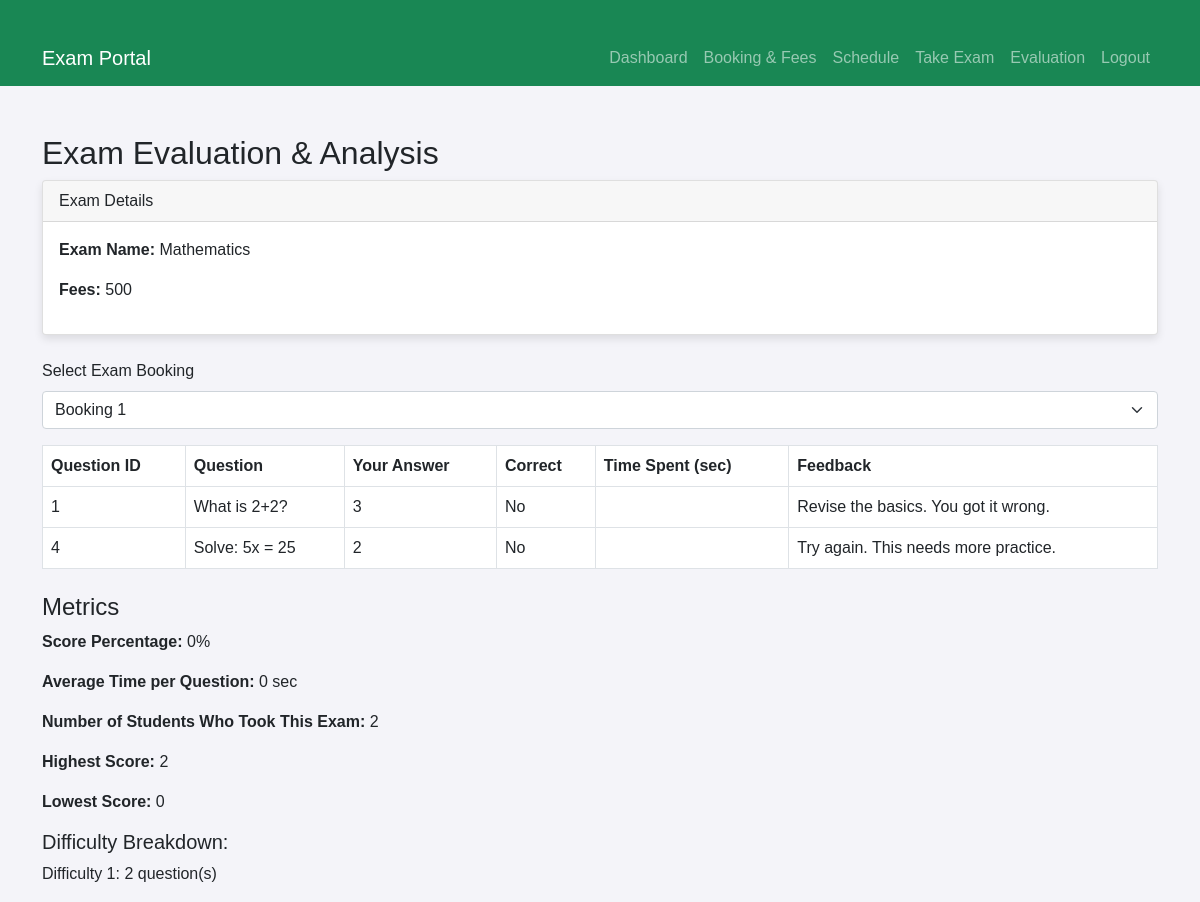
The app's page /pages/evaluation.php?bookingID=4 (signed in) with its own data.
### tables this page shows
CREATE TABLE
    exam (
        Exam_ID BIGINT PRIMARY key auto_increment NOT NULL,
        name VARCHAR(25) NOT NULL,
        fees INT (10) NOT NULL DEFAULT 0
    );

CREATE TABLE
    exam_results (
        result_ID BIGINT PRIMARY KEY AUTO_INCREMENT,
        booking_ID INT NOT NULL,
        QID INT NOT NULL,
        selected_option INT DEFAULT NULL,
        is_correct BOOLEAN DEFAULT NULL,
        start_time DATETIME NOT NULL DEFAULT CURRENT_TIMESTAMP,
        end_time DATETIME DEFAULT NULL,
        FOREIGN KEY (booking_ID) REFERENCES takes_exam (booking_ID) ON DELETE CASCADE,
        FOREIGN KEY (QID) REFERENCES questions (QID) ON DELETE CASCADE
    );

CREATE TABLE
    questions (
        QID INT NOT NULL PRIMARY key AUTO_INCREMENT,
        question text NOT NULL,
        difficulty INT NOT NULL,
        option1 text NOT NULL,
        option2 text NOT NULL,
        option3 text NOT NULL,
        option4 text NOT NULL,
        correct_option INT NOT NULL
    );

### pages/evaluation.php (the view, shortened to what this page needs)
<?php
require_once '../include/dbh.inc.php';
$roll = $_SESSION['roll'];
$stmt = $pdo->prepare("SELECT booking_ID, Exam_ID FROM takes_exam WHERE Roll_number = ? AND end_time IS NOT NULL ORDER BY booking_ID DESC");
$stmt->execute([$roll]);
$bookings = $stmt->fetchAll(PDO::FETCH_ASSOC);
$selectedBookingID = isset($_GET['bookingID']) ? $_GET['bookingID'] : $bookings[0]['booking_ID'];
$stmt = $pdo->prepare("SELECT Exam_ID FROM takes_exam WHERE booking_ID = ?");
$stmt->execute([$selectedBookingID]);
$examData = $stmt->fetch(PDO::FETCH_ASSOC);
$examID = $examData['Exam_ID'];
$stmt = $pdo->prepare("SELECT * FROM exam WHERE Exam_ID = ?");
$stmt->execute([$examID]);
$examDetails = $stmt->fetch(PDO::FETCH_ASSOC);
$stmt = $pdo->prepare("
    SELECT er.QID, q.question, er.selected_option, er.is_correct,
           TIMESTAMPDIFF(SECOND, er.start_time, er.end_time) AS time_spent,
           IFNULL(f.feedback_text, '') AS feedback_text, q.difficulty
    FROM exam_results er
    JOIN questions q ON er.QID = q.QID
    LEFT JOIN feedback f ON er.booking_ID = f.booking_ID AND er.QID = f.QID
    WHERE er.booking_ID = ?
");
$stmt->execute([$selectedBookingID]);
$results = $stmt->fetchAll(PDO::FETCH_ASSOC);
$totalQuestions = count($results);
$correctCount = 0;
$totalTime = 0;
$difficultyCounts = [];
foreach ($results as $row) {
    $totalTime += $row['time_spent'];
    $diff = $row['difficulty'];
    if (!isset($difficultyCounts[$diff])) {
        $difficultyCounts[$diff] = 0;
    }
    $difficultyCounts[$diff]++;
}
$scorePercentage = $totalQuestions > 0 ? round(($correctCount / $totalQuestions) * 100, 2) : 0;
$avgTimePerQuestion = $totalQuestions > 0 ? round($totalTime / $totalQuestions, 2) : 0;
$stmt = $pdo->prepare("SELECT COUNT(DISTINCT Roll_number) FROM takes_exam WHERE Exam_ID = ? AND end_time IS NOT NULL");
$stmt->execute([$examID]);
$studentCount = $stmt->fetchColumn();
$stmt = $pdo->prepare("SELECT MAX(correct_count) as highest, MIN(correct_count) as lowest FROM (
   SELECT booking_ID, SUM(is_correct) as correct_count FROM exam_results
   WHERE QID IN (SELECT QID FROM in_exam WHERE Exam_ID = ?)
   GROUP BY booking_ID
) sub");
$stmt->execute([$examID]);
$scoreData = $stmt->fetch(PDO::FETCH_ASSOC);
$analysisResult = [
    'avg_score' => round($scorePercentage, 2),
    'avg_time' => $avgTimePerQuestion,
    'studentCount' => $studentCount,
    'highest_score' => $scoreData['highest'] ?? 0,
    'lowest_score' => $scoreData['lowest'] ?? 0
];
?>
<!DOCTYPE html>
<html lang="en">
<head>
    <link href="https://cdn.jsdelivr.net/npm/bootstrap@5.0.2/dist/css/bootstrap.min.css" rel="stylesheet">
    <link rel="stylesheet" href="../css/style.css">
</head>
<body>
    <?php include 'navbar.php'; ?>
    <div class="container mt-5">
        <h2>Exam Evaluation & Analysis</h2>
        <div class="card mb-4">
            <div class="card-header">
                Exam Details
            </div>
            <div class="card-body">
                <p><strong>Exam Name:</strong> <?php echo htmlspecialchars($examDetails['name']); ?></p>
                <p><strong>Fees:</strong> <?php echo htmlspecialchars($examDetails['fees']); ?></p>
            </div>
        </div>
        <form method="get" action="evaluation.php">
            <div class="mb-3">
                <label for="bookingID" class="form-label">Select Exam Booking</label>
                <select name="bookingID" id="bookingID" class="form-select" onchange="this.form.submit()">
                    <?php foreach ($bookings as $b): ?>
                        <option value="<?php echo $b['booking_ID']; ?>" <?php if ($selectedBookingID == $b['booking_ID']) echo 'selected'; ?>>
                            Booking <?php echo $b['booking_ID']; ?>
                        </option>
                    <?php endforeach; ?>
                </select>
            </div>
        </form>
        <table class="table table-bordered">
            <thead>
                <tr>
                    <th>Question ID</th>
                    <th>Question</th>
                    <th>Your Answer</th>
                    <th>Correct</th>
                    <th>Time Spent (sec)</th>
                    <th>Feedback</th>
                </tr>
            </thead>
            <tbody>
                <?php foreach ($results as $row): ?>
                    <tr>
                        <td><?php echo htmlspecialchars($row['QID']); ?></td>
                        <td><?php echo htmlspecialchars($row['question']); ?></td>
                        <td><?php echo htmlspecialchars($row['selected_option']); ?></td>
                        <td><?php echo ($row['is_correct']) ? "Yes" : "No"; ?></td>
                        <td><?php echo htmlspecialchars($row['time_spent']); ?></td>
                        <td><?php echo htmlspecialchars($row['feedback_text']); ?></td>
                    </tr>
                <?php endforeach; ?>
            </tbody>
        </table>
        <div class="mt-4">
            <h4>Metrics</h4>
            <p><strong>Score Percentage:</strong> <?php echo $analysisResult['avg_score']; ?>%</p>
            <p><strong>Average Time per Question:</strong> <?php echo $analysisResult['avg_time']; ?> sec</p>
            <p><strong>Number of Students Who Took This Exam:</strong> <?php echo $analysisResult['studentCount']; ?></p>
            <p><strong>Highest Score:</strong> <?php echo $analysisResult['highest_score']; ?></p>
            <p><strong>Lowest Score:</strong> <?php echo $analysisResult['lowest_score']; ?></p>
            <h5>Difficulty Breakdown:</h5>
            <?php foreach ($difficultyCounts as $level => $count): ?>
                <p>Difficulty <?php echo $level; ?>: <?php echo $count; ?> question(s)</p>
            <?php endforeach; ?>
        </div>
    </div>
</body>
</html>

### css/style.css (style rules this page uses)
body { background-color: #f4f4f9; font-family: "Arial", sans-serif; }
.container { margin-top: 30px; }
.card { box-shadow: 0 4px 8px rgba(0, 0, 0, 0.1); }
.table { background-color: #fff; }

### records on screen
exam: name "Mathematics", fees "500"
exam_results: QID "1", QID.question "What is 2+2?", selected_option "3", is_correct "No", feedback_text "Revise the basics. You got it wrong."
exam_results: QID "4", QID.question "Solve: 5x = 25", selected_option "2", is_correct "No", feedback_text "Try again. This needs more practice."

### other values on screen
$analysisResult['avg_score'] "0"
$analysisResult['avg_time'] "0"
$analysisResult['studentCount'] "2"
$analysisResult['highest_score'] "2"
$analysisResult['lowest_score'] "0"
$level "1"
$count "2"
